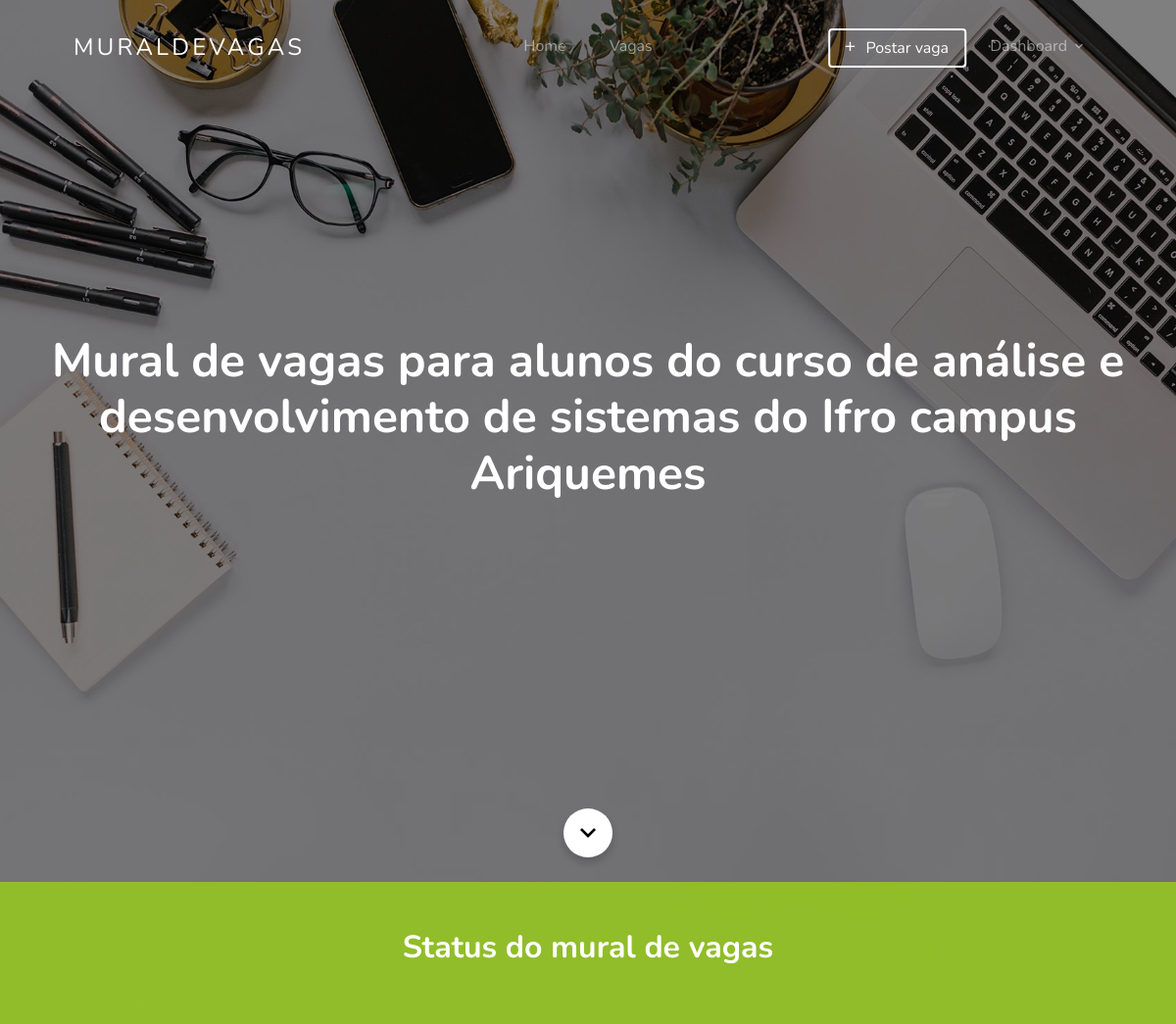
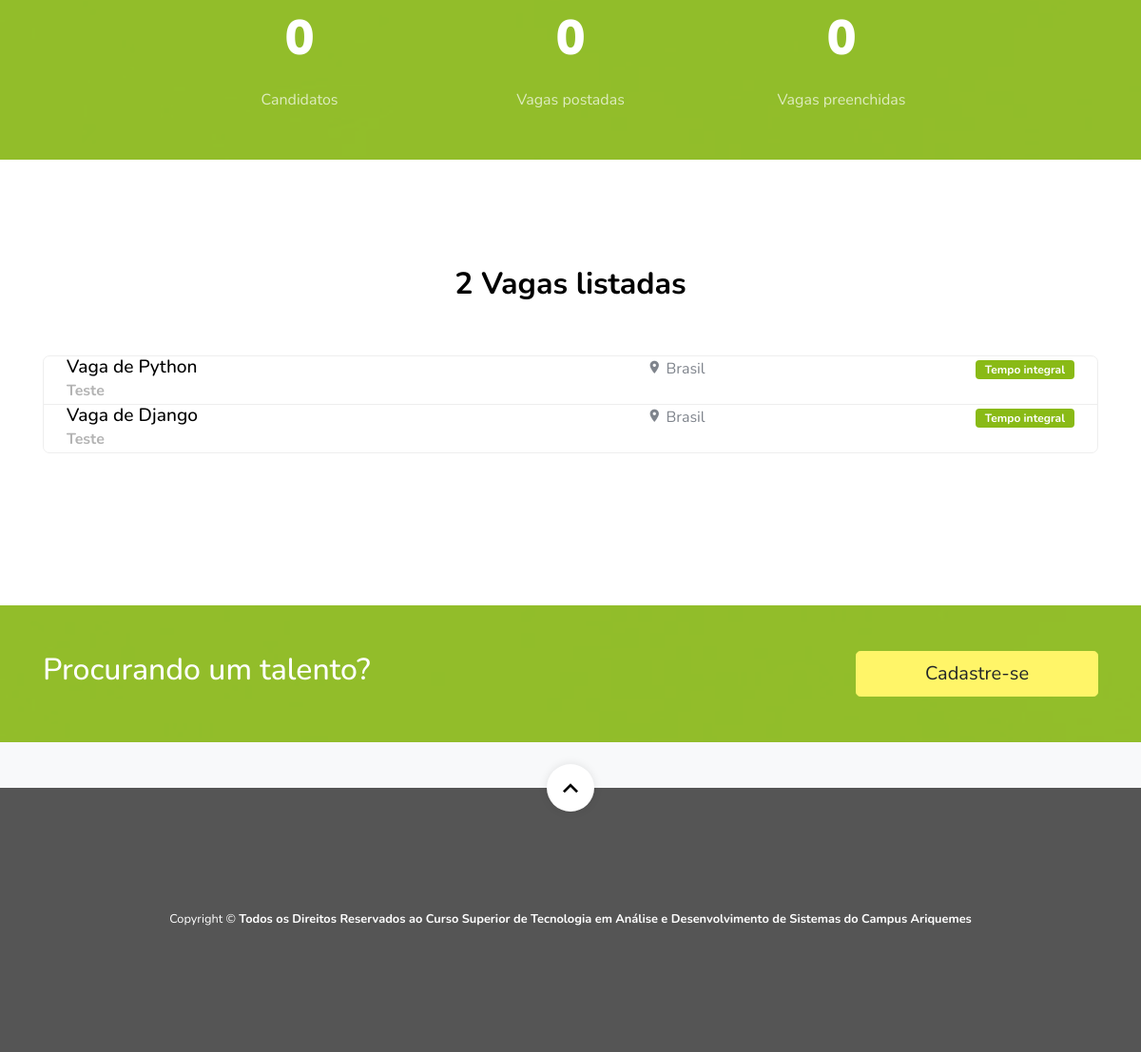
Page / (signed in) on the committed database (2 pictures, top to bottom).
### jobapp/models.py (models this page shows, shortened)
class Job(models.Model):
    user = models.ForeignKey(User, related_name='User', on_delete=models.CASCADE)
    title = models.CharField(max_length=300)
    description = RichTextField()
    tags = TaggableManager()
    location = models.CharField(max_length=300)
    job_type = models.CharField(choices=JOB_TYPE, max_length=1)
    salary = models.CharField(max_length=30, blank=True)
    company_name = models.CharField(max_length=300)
    company_description = RichTextField(blank=True, null=True)
    url = models.URLField(max_length=200)
    last_date = models.DateField()
    is_published = models.BooleanField(default=True)
    is_closed = models.BooleanField(default=False)
    timestamp = models.DateTimeField(auto_now=True)

### jobapp/views.py (the view, shortened to what this page needs)
# urls.py: path('', views.home_view, name='home'),
def home_view(request):
    published_jobs = Job.objects.filter(is_published=True).order_by('-timestamp')
    jobs = published_jobs.filter(is_closed=False)
    total_candidates = User.objects.filter(role='employee').count()
    total_companies = User.objects.filter(role='employer').count()
    paginator = Paginator(jobs, 3)
    page_number = request.GET.get('page',None)
    page_obj = paginator.get_page(page_number)
    context = {
    'total_candidates': total_candidates,
    'total_companies': total_companies,
    'total_jobs': len(jobs),
    'total_completed_jobs':len(published_jobs.filter(is_closed=True)),
    'page_obj': page_obj
    }
    print('ok')
    return render(request, 'jobapp/index.html', context)

### template/jobapp/index.html (shortened to what this page needs)
{% extends 'base.html' %}
{% load static %}
{% block content %}
<section class="home-section section-hero overlay bg-image"
  style="background-image: url('{% static 'images/hero_1.jpg' %}');" id="home-section">
  <div class="container">
    <div class="row align-items-center justify-content-center">
      <div class="col-md-12">
        <div class="mb-5 text-center">
          <h1 class="text-white font-weight-bold">Mural de vagas para alunos do curso de análise e desenvolvimento de sistemas do Ifro campus Ariquemes </h1>
        </div>
      </div>
    </div>
  </div>
  <a href="#next" class="scroll-button smoothscroll">
    <span class=" icon-keyboard_arrow_down"></span>
  </a>
</section>
<section class="py-5 bg-image overlay-primary fixed overlay" id="next"
  style="background-image: url('{% static 'images/hero_1.jpg' %}');">
  <div class="container">
    <div class="row mb-5 justify-content-center">
      <div class="col-md-7 text-center">
        <h2 class="section-title mb-2 text-white">Status do mural de vagas</h2>
      </div>
    </div>
    <div class="row pb-0 block__19738 section-counter align-items-center justify-content-center">
      <div class="col-6 col-md-6 col-lg-3 mb-5 mb-lg-0">
        <div class="d-flex align-items-center justify-content-center mb-2">
          <strong class="number" data-number="{{ total_candidates }}">0</strong>
        </div>
        <span class="caption">Candidatos</span>
      </div>
      <div class="col-6 col-md-6 col-lg-3 mb-5 mb-lg-0">
        <div class="d-flex align-items-center justify-content-center mb-2">
          <strong class="number" data-number="{{ total_jobs }}">0</strong>
        </div>
        <span class="caption">Vagas postadas</span>
      </div>
      <div class="col-6 col-md-6 col-lg-3 mb-5 mb-lg-0">
        <div class="d-flex align-items-center justify-content-center mb-2">
          <strong class="number" data-number="{{ total_completed_jobs }}">0</strong>
        </div>
        <span class="caption">Vagas preenchidas</span>
      </div>
    </div>
  </div>
</section>
<section id="ajax_listing_paginattion" class="site-section">
  <div class="container">
    {% if page_obj %}
    <div class="row mb-5 justify-content-center">
      <div class="col-md-7 text-center">
        <h2 class="section-title mb-2">{{ total_jobs }} Vagas listadas</h2>
      </div>
    </div>
    <ul id="job" class="job-listings mb-5">
      {% for job in page_obj %}
      <li class="job-listing d-block d-sm-flex pb-3 pb-sm-0 align-items-center">
        <a href="{% url 'jobapp:single-job' job.id %}"></a>
        <div class="job-listing-about d-sm-flex custom-width w-100 justify-content-between mx-4">
          <div class="job-listing-position custom-width w-50 mb-3 mb-sm-0">
            <h2>{{ job.title }}</h2>
            <strong>{{ job.company_name }}</strong>
          </div>
          <div class="job-listing-location mb-3 mb-sm-0 custom-width w-25">
            <span class="icon-room"></span> {{ job.location }}
          </div>
          <div class="job-listing-meta">
            {% if job.job_type == '1' %}
            <span class="badge badge-success">
              Tempo integral
            </span>
            {% elif job.job_type == '2'%}
            <span class="badge badge-danger">
              Meio período
            </span>
            {% else  %}
            <span class="badge badge-info">
              Estágio
            </span>
            {% endif %}
          </div>
        </div>
      </li>
      {% endfor %}
    </ul>
  </div>
  {% endif %}
</section>
<section class="py-5 bg-image overlay-primary fixed overlay" style="background-image: url('{% static 'images/hero_1.jpg' %}');">
  <div class="container">
    {% if request.user.role == "employer" %}
    <div class="row align-items-center">
      <div class="col-md-8">
        <h2 class="text-white">Procurando um talento?</h2>
      </div>
      <div class="col-md-3 ml-auto">
        <a href="{% url 'jobapp:create-job' %}" class="btn btn-warning btn-block btn-lg">Cadastre-se</a>
      </div>
    </div>
    {% endif %}
  </div>
</section>
<section class="bg-light pt-5 testimony-full">
</section>
{% endblock %}

### static/css/style.css (style rules this page uses)
body { font-weight: 400; font-size: 1rem; line-height: 1.7; position: relative; }
body:after { content: ""; position: absolute; top: 0; left: 0; right: 0; bottom: 0; background: rgba(0, 0, 0, 0.7); z-index: 100; opacity: 0; visibility: hidden; -webkit-transition: .3s all ease; -o-transition: .3s all ease; transition: .3s all ease; }
h1, h2, h3, h4 { color: #000; }
.site-section { padding-top: 7rem; padding-bottom: 7rem; position: relative; z-index: 2; }
.home-section { position: relative; }
.home-section > .container { z-index: 2; position: relative; }
.home-section h1 { font-size: 3rem; color: #fff; font-weight: 200; }
.home-section .scroll-button { position: absolute; z-index: 2; bottom: 0; width: 50px; height: 50px; border-radius: 50%; background: #fff; left: 50%; -webkit-transform: translate(-50%, -50%); -ms-transform: translate(-50%, -50%); transform: translate(-50%, -50%); -webkit-box-shadow: 0 5px 10px 0px rgba(0, 0, 0, 0.2); box-shadow: 0 5px 10px 0px rgba(0, 0, 0, 0.2); }
.home-section .scroll-button > span { color: #000; position: absolute; font-size: 2rem; top: 50%; left: 50%; -webkit-transform: translate(-50%, -50%); -ms-transform: translate(-50%, -50%); transform: translate(-50%, -50%); }
.bg-image { background-size: cover; background-position: center center; background-repeat: no-repeat; }
.bg-image.fixed { background-attachment: fixed; }
.bg-image.overlay-primary { position: relative; }
.bg-image.overlay-primary:before { position: absolute; content: ""; top: 0; left: 0; right: 0; bottom: 0; background: rgba(137, 186, 22, 0.9); z-index: 1; }
.bg-image.overlay-primary > .container { position: relative; z-index: 2; }
.job-listings { padding: 0; margin: 0; border: 1px solid #eee; border-radius: 7px; overflow: hidden; position: relative; background: #fff; }
.job-listings .badge { color: #fff; padding: 4px 10px; }
.job-listings .job-listing { position: relative; border-bottom: 1px solid #eee; -webkit-transition: .3s all ease; -o-transition: .3s all ease; transition: .3s all ease; }
.job-listings .job-listing:last-child { border-bottom: none; }
.job-listings .job-listing a { position: absolute; width: 100%; height: 100%; -webkit-transition: .3s all ease; -o-transition: .3s all ease; transition: .3s all ease; }
.job-listings .job-listing-position h2 { font-size: 1.2rem; margin-bottom: 0; }
.job-listings .job-listing-position strong { color: #b3b3b3; }
.section-title { font-size: 2rem; font-weight: 700; }
.section-hero, .section-hero > .container > .row { height: 100vh; min-height: 900px; }
.section-hero.overlay, .section-hero.overlay-2 { position: relative; }
.section-hero.overlay:before, .section-hero.overlay-2:before { z-index: 1; position: absolute; content: ""; top: 0; left: 0; right: 0; bottom: 0; background: rgba(0, 0, 0, 0.5); }
.section-hero > .container { z-index: 2; position: relative; }
.btn:after, .btn:before { display: none; }
.block__19738 { text-align: center; }
.block__19738 .number { font-size: 3.2rem; font-weight: 900; color: #fff; }
.block__19738 .caption { font-size: 1rem; display: block; color: rgba(255, 255, 255, 0.7); }

### rows in the picture
Job: title "Vaga de Python", company_name "Teste", location "Brasil", job_type "Tempo integral"
Job: title "Vaga de Django", company_name "Teste", location "Brasil", job_type "Tempo integral"

### other values in the picture
{{ total_jobs }} "2"
